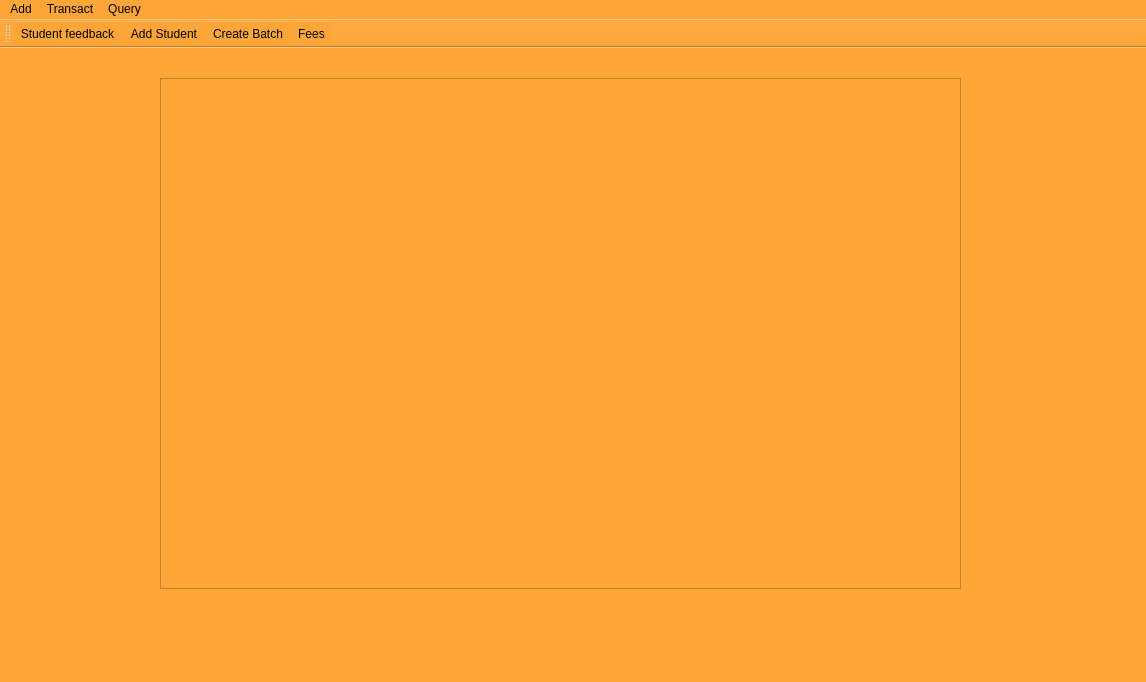
<?xml version="1.0" encoding="UTF-8"?>
<ui version="4.0">
 <class>MainWindow</class>
 <widget class="QMainWindow" name="MainWindow">
  <property name="geometry">
   <rect>
    <x>0</x>
    <y>0</y>
    <width>1146</width>
    <height>682</height>
   </rect>
  </property>
  <property name="windowTitle">
   <string>F.E.A.T.</string>
  </property>
  <property name="windowIcon">
   <iconset resource="feedback.qrc">
    <normaloff>:/back/transact2.png</normaloff>:/back/transact2.png</iconset>
  </property>
  <property name="styleSheet">
   <string notr="true">background-color: rgb(255, 166, 57);</string>
  </property>
  <widget class="QWidget" name="centralwidget">
   <widget class="QGraphicsView" name="graphicsView">
    <property name="geometry">
     <rect>
      <x>160</x>
      <y>30</y>
      <width>801</width>
      <height>511</height>
     </rect>
    </property>
    <property name="styleSheet">
     <string notr="true">background-image: url(:/back/featBack.png);</string>
    </property>
   </widget>
  </widget>
  <widget class="QMenuBar" name="menubar">
   <property name="geometry">
    <rect>
     <x>0</x>
     <y>0</y>
     <width>1146</width>
     <height>31</height>
    </rect>
   </property>
   <widget class="QMenu" name="menuAdd">
    <property name="font">
     <font>
      <family>Impact</family>
      <pointsize>10</pointsize>
     </font>
    </property>
    <property name="autoFillBackground">
     <bool>false</bool>
    </property>
    <property name="styleSheet">
     <string notr="true"/>
    </property>
    <property name="title">
     <string>Add</string>
    </property>
    <widget class="QMenu" name="actionAddStudent">
     <property name="title">
      <string>Student</string>
     </property>
     <addaction name="actionSt_Add"/>
     <addaction name="actionSt_Modify"/>
    </widget>
    <widget class="QMenu" name="menuStudent_Batches">
     <property name="title">
      <string>Student Batches</string>
     </property>
     <addaction name="actionAddBatch"/>
     <addaction name="actionModify_3"/>
    </widget>
    <addaction name="actionAddFeedback"/>
    <addaction name="actionAddCourse"/>
    <addaction name="actionAddStudent"/>
    <addaction name="menuStudent_Batches"/>
   </widget>
   <widget class="QMenu" name="menuTransact">
    <property name="font">
     <font>
      <family>Impact</family>
      <pointsize>10</pointsize>
     </font>
    </property>
    <property name="title">
     <string>Transact</string>
    </property>
    <addaction name="actionStudent_feedback"/>
    <addaction name="actionModify_Feedback"/>
    <addaction name="actionStudent_Fees"/>
   </widget>
   <widget class="QMenu" name="menuQuery">
    <property name="font">
     <font>
      <family>Impact</family>
      <pointsize>10</pointsize>
     </font>
    </property>
    <property name="styleSheet">
     <string notr="true"/>
    </property>
    <property name="title">
     <string>Query</string>
    </property>
    <addaction name="actionQueryFeedback"/>
    <addaction name="actionQueryCourse"/>
    <addaction name="actionStudents"/>
   </widget>
   <addaction name="menuAdd"/>
   <addaction name="menuTransact"/>
   <addaction name="menuQuery"/>
  </widget>
  <widget class="QToolBar" name="toolBar">
   <property name="windowTitle">
    <string>toolBar</string>
   </property>
   <property name="toolTip">
    <string>Student Feedback</string>
   </property>
   <attribute name="toolBarArea">
    <enum>TopToolBarArea</enum>
   </attribute>
   <attribute name="toolBarBreak">
    <bool>false</bool>
   </attribute>
   <addaction name="actionStudent_feedback"/>
   <addaction name="actionAdd_Student"/>
   <addaction name="actionCreate_Batch"/>
   <addaction name="actionFees"/>
  </widget>
  <action name="actionAddFeedback">
   <property name="text">
    <string>Feedback</string>
   </property>
   <property name="font">
    <font>
     <family>Impact</family>
     <pointsize>10</pointsize>
    </font>
   </property>
  </action>
  <action name="actionAddCourse">
   <property name="text">
    <string>Course</string>
   </property>
   <property name="font">
    <font>
     <family>Impact</family>
     <pointsize>10</pointsize>
    </font>
   </property>
  </action>
  <action name="actionQueryFeedback">
   <property name="text">
    <string>Feedback</string>
   </property>
  </action>
  <action name="actionQueryCourse">
   <property name="text">
    <string>Course</string>
   </property>
  </action>
  <action name="actionStudent_feedback">
   <property name="icon">
    <iconset resource="feedback.qrc">
     <normaloff>:/back/transact2.png</normaloff>:/back/transact2.png</iconset>
   </property>
   <property name="text">
    <string>Student feedback</string>
   </property>
  </action>
  <action name="actionStudents">
   <property name="text">
    <string>Student Feedback</string>
   </property>
  </action>
  <action name="actionModify_Feedback">
   <property name="text">
    <string>Modify Feedback</string>
   </property>
  </action>
  <action name="actionSt_Add">
   <property name="text">
    <string>Add</string>
   </property>
   <property name="font">
    <font>
     <family>Segoe UI</family>
     <pointsize>9</pointsize>
    </font>
   </property>
  </action>
  <action name="actionSt_Modify">
   <property name="text">
    <string>Modify</string>
   </property>
  </action>
  <action name="actionAdd">
   <property name="text">
    <string>Add</string>
   </property>
  </action>
  <action name="actionModify">
   <property name="text">
    <string>Modify</string>
   </property>
  </action>
  <action name="actionStudent_Batches">
   <property name="text">
    <string>Student Batches</string>
   </property>
  </action>
  <action name="actionAddBatch">
   <property name="text">
    <string>Add</string>
   </property>
  </action>
  <action name="actionModify_2">
   <property name="text">
    <string>Modify</string>
   </property>
  </action>
  <action name="actionModify_3">
   <property name="text">
    <string>Modify</string>
   </property>
  </action>
  <action name="actionStudent_Fees">
   <property name="text">
    <string>Student Fees</string>
   </property>
  </action>
  <action name="actionAdd_Student">
   <property name="icon">
    <iconset resource="feedback.qrc">
     <normaloff>:/back/addstudent_icon.png</normaloff>:/back/addstudent_icon.png</iconset>
   </property>
   <property name="text">
    <string>Add Student</string>
   </property>
   <property name="toolTip">
    <string>Add Student</string>
   </property>
  </action>
  <action name="actionCreate_Batch">
   <property name="icon">
    <iconset resource="feedback.qrc">
     <normaloff>:/back/batch_icon.png</normaloff>:/back/batch_icon.png</iconset>
   </property>
   <property name="text">
    <string>Create Batch</string>
   </property>
   <property name="toolTip">
    <string>Create Batch</string>
   </property>
  </action>
  <action name="actionFees">
   <property name="icon">
    <iconset resource="feedback.qrc">
     <normaloff>:/back/fee_icon.png</normaloff>:/back/fee_icon.png</iconset>
   </property>
   <property name="text">
    <string>Fees</string>
   </property>
   <property name="toolTip">
    <string>Student Fees</string>
   </property>
  </action>
 </widget>
 <resources>
  <include location="feedback.qrc"/>
 </resources>
 <connections/>
</ui>
